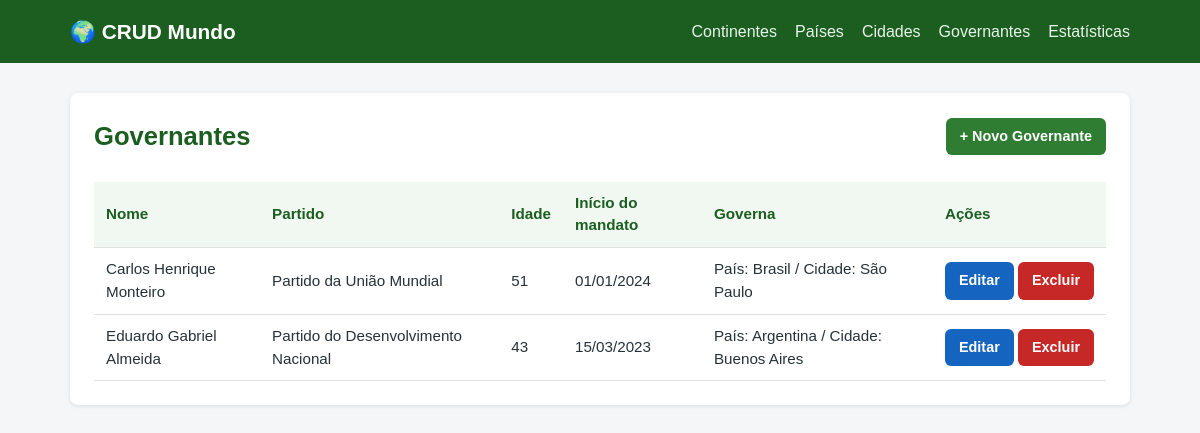
Page /governantes_listar.php on the committed database.
### tables this page shows
create table governantes (
    id  int auto_increment primary key,
    nome varchar(100) not null,
    partido_politico varchar(100),
    data_nascimento date,
    idade int,
    data_inicio_mandato date,
    data_fim_mandato date null
);

### governantes_listar.php (the view, shortened to what this page needs)
<?php
require_once "config/conexao.php";
$sql = "SELECT g.*,
            (SELECT p.nome FROM paises p WHERE p.governante_id = g.id LIMIT 1) AS pais_governado,
            (SELECT c.nome FROM cidades c WHERE c.governante_id = g.id LIMIT 1) AS cidade_governada
        FROM governantes g
        ORDER BY g.nome";
$resultado = mysqli_query($conexao, $sql);
require_once "includes/cabecalho.php";
?>
<div class="container">
    <div class="topo-pagina">
        <h1>Governantes</h1>
        <a href="governantes_form.php" class="botao botao-criar">+ Novo Governante</a>
    </div>
    <div class="tabela-rolavel">
        <table class="tabela-dados">
            <thead>
                <tr>
                    <th>Nome</th>
                    <th>Partido</th>
                    <th>Idade</th>
                    <th>Início do mandato</th>
                    <th>Governa</th>
                    <th>Ações</th>
                </tr>
            </thead>
            <tbody>
                <?php if (mysqli_num_rows($resultado) === 0): ?>
                    <tr><td colspan="6">Nenhum governante cadastrado ainda.</td></tr>
                <?php else: ?>
                    <?php while ($linha = mysqli_fetch_assoc($resultado)): ?>
                        <?php
                            $governa = [];
                            if ($linha["pais_governado"]) { $governa[] = "País: " . $linha["pais_governado"]; }
                            if ($linha["cidade_governada"]) { $governa[] = "Cidade: " . $linha["cidade_governada"]; }
                            $texto_governa = $governa ? implode(" / ", $governa) : "—";
                        ?>
                        <tr>
                            <td><?php echo htmlspecialchars($linha["nome"]); ?></td>
                            <td><?php echo htmlspecialchars($linha["partido_politico"] ?? ""); ?></td>
                            <td><?php echo htmlspecialchars($linha["idade"] ?? ""); ?></td>
                            <td><?php echo $linha["data_inicio_mandato"] ? date("d/m/Y", strtotime($linha["data_inicio_mandato"])) : "—"; ?></td>
                            <td><?php echo htmlspecialchars($texto_governa); ?></td>
                            <td class="coluna-acoes">
                                <a href="governantes_form.php?id=<?php echo $linha["id"]; ?>" class="botao botao-editar">Editar</a>
                                <a href="governantes_excluir.php?id=<?php echo $linha["id"]; ?>"
                                   class="botao botao-excluir"
                                   onclick="return confirmarExclusao('<?php echo htmlspecialchars($linha["nome"], ENT_QUOTES); ?>');">Excluir</a>
                            </td>
                        </tr>
                    <?php endwhile; ?>
                <?php endif; ?>
            </tbody>
        </table>
    </div>
</div>
<?php require_once "includes/rodape.php"; ?>

### css/estilo.css (style rules this page uses)
* { margin: 0; padding: 0; box-sizing: border-box; }
body { font-family: Arial, Helvetica, sans-serif; background-color: #f4f6f8; color: #263238; line-height: 1.5; }
a { text-decoration: none; color: inherit; }
.container { background-color: #ffffff; border-radius: 8px; padding: 24px; box-shadow: 0 1px 4px rgba(0, 0, 0, 0.1); }
h1 { font-size: 1.6rem; margin-bottom: 16px; color: #1b5e20; }
.topo-pagina { display: flex; flex-wrap: wrap; justify-content: space-between; align-items: center; gap: 12px; margin-bottom: 16px; }
.topo-pagina h1 { margin-bottom: 0; }
.tabela-dados { width: 100%; border-collapse: collapse; margin-top: 10px; }
.tabela-dados th, .tabela-dados td { text-align: left; padding: 10px 12px; border-bottom: 1px solid #e0e0e0; font-size: 0.95rem; }
.tabela-dados th { background-color: #f1f8f2; color: #1b5e20; font-weight: 700; }
.coluna-acoes { white-space: nowrap; }
.tabela-rolavel { width: 100%; overflow-x: auto; }
.botao { display: inline-block; padding: 8px 14px; border-radius: 6px; font-size: 0.9rem; font-weight: 600; border: none; cursor: pointer; }
.botao-criar { background-color: #2e7d32; color: #fff; }
.botao-editar { background-color: #1565c0; color: #fff; }
.botao-excluir { background-color: #c62828; color: #fff; }

### rows in the picture
governantes: nome "Carlos Henrique Monteiro", partido_politico "Partido da União Mundial", idade "51", data_inicio_mandato "01/01/2024", texto_governa "País: Brasil / Cidade: São Paulo"
governantes: nome "Eduardo Gabriel Almeida", partido_politico "Partido do Desenvolvimento Nacional", idade "43", data_inicio_mandato "15/03/2023", texto_governa "País: Argentina / Cidade: Buenos Aires"
